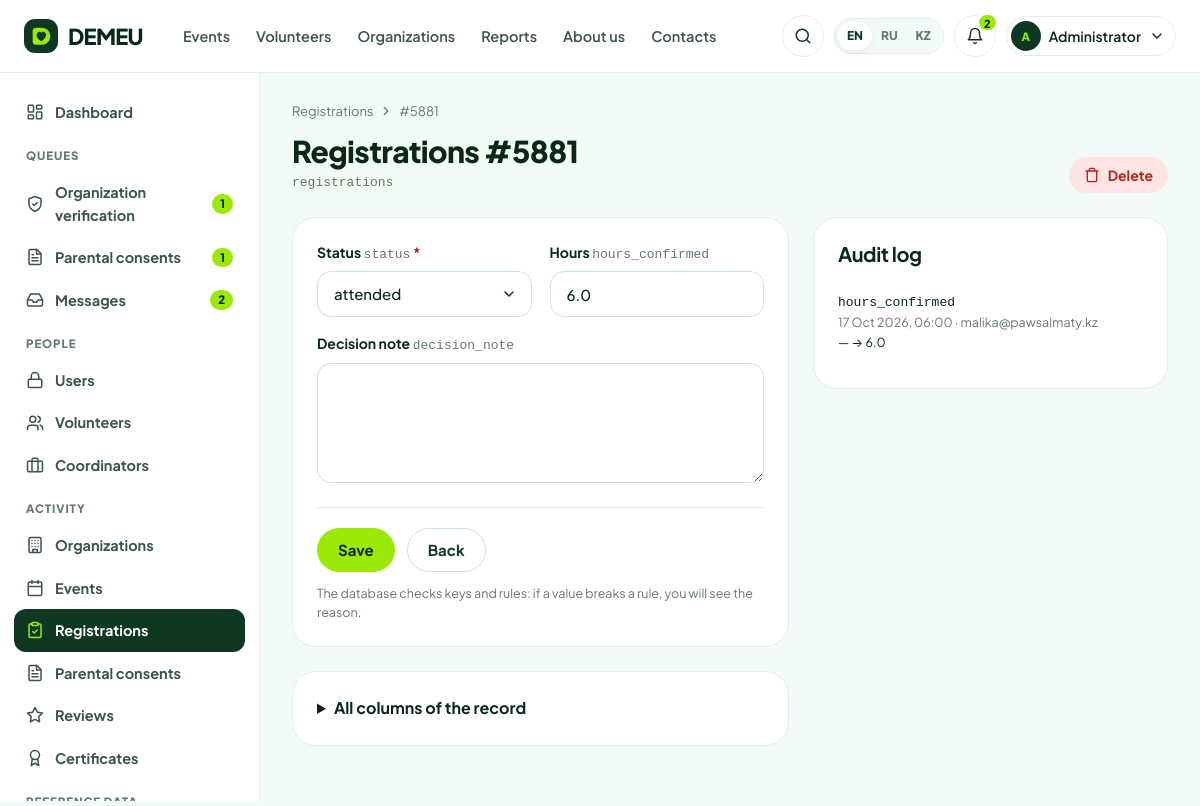
The app's page /admin/registrations/5881 (signed in) with its own data.
### tables this page shows
CREATE TABLE users (
    user_id        INTEGER PRIMARY KEY,
    email          TEXT NOT NULL UNIQUE COLLATE NOCASE,
    password_hash  TEXT NOT NULL,
    role           TEXT NOT NULL CHECK (role IN ('volunteer','coordinator','admin')),
    is_active      INTEGER NOT NULL DEFAULT 1 CHECK (is_active IN (0,1)),
    preferred_lang TEXT NOT NULL DEFAULT 'en' CHECK (preferred_lang IN ('en','ru','kk')),
    created_at     TEXT NOT NULL DEFAULT (datetime('now','localtime')),
    last_login_at  TEXT
);

CREATE TABLE audit_log (
    log_id     INTEGER PRIMARY KEY,
    user_id    INTEGER REFERENCES users(user_id) ON DELETE SET NULL,
    action     TEXT NOT NULL,
    entity     TEXT NOT NULL,
    entity_id  INTEGER,
    old_value  TEXT,
    new_value  TEXT,
    created_at TEXT NOT NULL DEFAULT (datetime('now','localtime'))
);

CREATE TABLE registrations (
    registration_id INTEGER PRIMARY KEY,
    volunteer_id    INTEGER NOT NULL REFERENCES volunteers(volunteer_id) ON DELETE RESTRICT,
    event_id        INTEGER NOT NULL REFERENCES events(event_id) ON DELETE RESTRICT,
    status          TEXT NOT NULL DEFAULT 'pending'
                    CHECK (status IN ('pending','approved','rejected','cancelled','attended','no_show')),
    motivation      TEXT,
    applied_at      TEXT NOT NULL DEFAULT (datetime('now','localtime')),
    decided_at      TEXT,
    decided_by      INTEGER REFERENCES coordinators(coordinator_id) ON DELETE SET NULL,
    decision_note   TEXT,
    hours_confirmed REAL CHECK (hours_confirmed IS NULL OR (hours_confirmed > 0 AND hours_confirmed <= 24)),
    confirmed_by    INTEGER REFERENCES coordinators(coordinator_id) ON DELETE SET NULL,
    confirmed_at    TEXT,
    UNIQUE (volunteer_id, event_id),                       -- no double registration
    CHECK (status <> 'attended' OR hours_confirmed IS NOT NULL)  -- attendance always has hours
);

### demeu/admin.py (the view, shortened to what this page needs)
@bp.route("/<entity>/<int:pk>", methods=["GET", "POST"])
@admin_only
def entity_edit(entity, pk):
    cfg = entity_or_404(entity)
    row = query(f"SELECT * FROM {cfg['table']} WHERE {cfg['pk']}=?", (pk,), one=True)
    if not row:
        abort(404)
    errors = Errors()
    values = dict(row)
    related = _related(entity, pk)
    return render_template("admin/form.html", entity=entity, cfg=cfg, row=values, errors=errors,
                           fk_options=fk_options, is_new=False, pk=pk, related=related)

### demeu/admin.py (called while the page is built)
@bp.context_processor
def admin_ctx():
    counts = dict(
        organizations=scalar("SELECT COUNT(*) FROM organizations WHERE status='pending'"),
        consents=scalar("SELECT COUNT(*) FROM consents WHERE status='pending'"),
        messages=scalar("SELECT COUNT(*) FROM contact_messages WHERE status='new'"),
    )
    return dict(ENTITIES=ENTITIES, NAV_GROUPS=NAV_GROUPS, queue_counts=counts)

def entity_or_404(entity):
    cfg = ENTITIES.get(entity)
    if not cfg:
        abort(404)
    return cfg

### demeu/core.py (called while the page is built)
def get_lang():
    lang = session.get("lang")
    if lang in LANGS:
        return lang
    best = request.accept_languages.best_match(["en", "ru", "kk"]) if request else None
    return best or "en"

def _(key, **params):
    entry = TRANSLATIONS.get(key)
    if entry is None:
        text = key
    else:
        lang = g.get("lang", "en")
        text = entry.get(lang) or entry.get("en") or key
    if params:
        try:
            text = text.format(**params)
        except (KeyError, IndexError):
            pass
    return text

def parse_dt(value):
    if not value:
        return None
    if isinstance(value, datetime):
        return value
    for fmt in (DT_FMT, "%Y-%m-%d %H:%M:%S", "%Y-%m-%d"):
        try:
            return datetime.strptime(value, fmt)
        except ValueError:
            continue
    return None

def fmt_date(value, with_weekday=False, with_year=True):
    d = parse_dt(value)
    if not d:
        return ""
    lang = g.get("lang", "en")
    s = f"{d.day} {MONTHS[lang][d.month - 1]}"
    if with_year:
        s += f" {d.year}"
    if with_weekday:
        s = f"{WEEKDAYS[lang][d.weekday()]}, " + s
    return s

def fmt_dt(value):
    d = parse_dt(value)
    return f"{fmt_date(d)}, {d:%H:%M}" if d else ""

def initials(name):
    parts = [p for p in (name or "").split() if p]
    return "".join(p[0] for p in parts[:2]).upper() or "?"

def role_required(*roles):
    def deco(view):
        @wraps(view)
        def wrapped(*a, **kw):
            if g.user is None:
                flash(_("flash_login_required"), "info")
                return redirect(url_for("auth.login", next=request.full_path))
            if g.user["role"] not in roles:
                abort(403)
            if g.user["role"] == "volunteer" and not g.volunteer:
                abort(403)
            if g.user["role"] == "coordinator" and not g.coordinator:
                abort(403)
            return view(*a, **kw)
        return wrapped
    return deco

### demeu/templates/admin/form.html (shortened to what this page needs)
{% extends "admin/_layout.html" %}
{% from "partials/macros.html" import field_error, status %}
{% block admin %}
<div class="crumbs"><a href="{{ url_for('admin.entity_list', entity=entity) }}">{{ _('adm_' ~ entity) }}</a>{{ icon('chevron-right', 14) }}<span>{{ _('create') if is_new else '#' ~ pk }}</span></div>
<div class="cab-head"><div><h1>{{ _('create') if is_new else (_('adm_' ~ entity) ~ ' #' ~ pk) }}</h1>
  <p class="mono">{{ cfg.table }}</p></div>
  {% if not is_new %}
  <div class="row">
    <form method="post" action="{{ url_for('admin.entity_delete', entity=entity, pk=pk) }}" data-confirm="{{ _('confirm_delete') }}">{{ csrf_field() }}
      <button class="btn btn-danger btn-sm">{{ icon('trash', 16) }} {{ _('delete') }}</button></form>
  </div>
  {% endif %}
</div>
<div class="grid {{ 'split' if related }}">
  <div>
  {% if cfg.fields %}
  <form class="card card-pad" method="post" novalidate>
    <div class="form-grid">
    {% for fld in cfg.fields %}
      {% set v = row.get(fld.name) %}
      <div class="field {{ 'span-2' if fld.kind == 'textarea' }} {{ 'has-error' if errors.get(fld.name) }}">
        {% if fld.kind == 'bool' %}
          <label class="check" style="margin-top:28px"><input type="checkbox" name="{{ fld.name }}" value="1" {{ 'checked' if v }}> {{ _('col_' ~ fld.name) }}</label>
        {% else %}
        <label class="{{ 'req' if fld.required }}" for="f-{{ fld.name }}">{{ _('col_' ~ fld.name) }} <span class="label-note mono">{{ fld.name }}</span></label>
        {% if fld.kind == 'textarea' %}<textarea class="textarea" id="f-{{ fld.name }}" name="{{ fld.name }}" rows="4">{{ v or '' }}</textarea>
        {% elif fld.kind == 'select' %}<select class="select" id="f-{{ fld.name }}" name="{{ fld.name }}">{% for c in fld.choices %}<option value="{{ c }}" {{ 'selected' if v == c }}>{{ c }}</option>{% endfor %}</select>
        {% elif fld.kind == 'fk' %}<select class="select" id="f-{{ fld.name }}" name="{{ fld.name }}">{% if not fld.required %}<option value="">—</option>{% endif %}
            {% for o in fk_options(fld) %}<option value="{{ o.id }}" {{ 'selected' if v|string == o.id|string }}>{{ o.label }}</option>{% endfor %}</select>
        {% elif fld.kind == 'datetime' %}<input class="input" type="datetime-local" id="f-{{ fld.name }}" name="{{ fld.name }}" value="{{ (v or '')|replace(' ', 'T') }}">
        {% elif fld.kind == 'date' %}<input class="input" type="date" id="f-{{ fld.name }}" name="{{ fld.name }}" value="{{ v or '' }}">
        {% elif fld.kind in ('int', 'real') %}<input class="input" type="number" step="{{ 'any' if fld.kind == 'real' else '1' }}" id="f-{{ fld.name }}" name="{{ fld.name }}" value="{{ v if v is not none else '' }}">
        {% else %}<input class="input" type="{{ 'email' if fld.kind == 'email' else 'text' }}" id="f-{{ fld.name }}" name="{{ fld.name }}" value="{{ v or '' }}">{% endif %}
        {% endif %}
      </div>
    {% endfor %}
    </div>
    <div class="form-actions"><button class="btn btn-primary">{{ _('save') }}</button>
      <a class="btn btn-ghost" href="{{ url_for('admin.entity_list', entity=entity) }}">{{ _('back') }}</a>
      <span class="xs muted">{{ _('admin_db_rules_note') }}</span></div>
  </form>
  {% endif %}
  {% if not is_new %}
  <details class="card card-pad mt-3">
    <summary style="cursor:pointer;font-weight:700">{{ _('all_columns') }}</summary>
  </details>
  {% endif %}
  </div>
  {% if related %}
  <aside class="card card-pad" style="align-self:start">
    {% if related.kind == 'registrations' %}
      <h3>{{ _('adm_registrations') }} <span class="muted small">({{ related.rows|length }})</span></h3>
      {% for r in related.rows %}<a class="queue-item" href="{{ url_for('admin.entity_edit', entity='registrations', pk=r.registration_id) }}" style="color:inherit;text-decoration:none">
        <span class="grow small">{{ r.full_name }}</span>{{ status(r.status) }}{% if r.hours_confirmed %}<span class="xs">{{ fmt_hours(r.hours_confirmed) }}h</span>{% endif %}</a>
      {% else %}<p class="small muted">{{ _('nothing_here') }}</p>{% endfor %}
    {% else %}
      <h3>{{ _('adm_audit') }}</h3>
      {% for a in related.rows %}<div class="queue-item"><div><span class="mono">{{ a.action }}</span><div class="xs muted">{{ fmt_dt(a.created_at) }} · {{ a.email or '—' }}</div>
        <div class="xs">{{ a.old_value or '—' }} → {{ a.new_value or '—' }}</div></div></div>
      {% else %}<p class="small muted">{{ _('nothing_here') }}</p>{% endfor %}
    {% endif %}
  </aside>
  {% endif %}
</div>
{% endblock %}

### demeu/templates/base.html (shortened to what this page needs)
<!doctype html>
<html lang="{{ 'kk' if lang == 'kk' else lang }}">
<head>
  <link rel="stylesheet" href="{{ url_for('static', filename='css/app.css') }}">
</head>
<body class="{% block body_class %}{% endblock %}">
{% set ep = request.endpoint or '' %}
<header class="site-header">
  <div class="wrap header-inner">
    <a class="logo" href="{{ url_for('public.home') }}" aria-label="DEMEU">
      <span class="logo-mark">{{ logo_mark(22) }}</span>DEMEU
    </a>
    <nav class="nav" aria-label="{{ _('main_menu') }}">
      <a href="{{ url_for('public.events') }}" class="{{ 'active' if ep.startswith('public.event') }}">{{ _('nav_events') }}</a>
      <a href="{{ url_for('public.volunteers') }}" class="{{ 'active' if ep.startswith('public.volunteer') }}">{{ _('nav_volunteers') }}</a>
      <a href="{{ url_for('public.organizations') }}" class="{{ 'active' if ep.startswith('public.organization') }}">{{ _('nav_organizations') }}</a>
      <a href="{{ url_for('public.reports') }}" class="{{ 'active' if ep == 'public.reports' }}">{{ _('nav_reports') }}</a>
      <a href="{{ url_for('public.about') }}" class="{{ 'active' if ep == 'public.about' }}">{{ _('nav_about') }}</a>
      <a href="{{ url_for('public.contacts') }}" class="{{ 'active' if ep == 'public.contacts' }}">{{ _('nav_contacts') }}</a>
    </nav>
    <div class="header-tools">
      <a class="icon-btn hide-md" href="{{ url_for('public.search') }}" aria-label="{{ _('search') }}" title="{{ _('search') }}">{{ icon('search') }}</a>
      <div class="lang-switch" role="group" aria-label="{{ _('language') }}">
        {% for code in LANGS %}
          <a href="{{ url_for('public.set_lang', code=code, next=request.full_path) }}" class="{{ 'on' if code == lang }}" lang="{{ code }}">{{ LANG_LABELS[code] }}</a>
        {% endfor %}
      </div>
      {% if g.user %}
        <a class="icon-btn" href="{{ url_for('auth.notifications') }}" aria-label="{{ _('notifications') }}" title="{{ _('notifications') }}">
          {{ icon('bell') }}{% if unread %}<span class="count">{{ unread if unread < 100 else '99+' }}</span>{% endif %}
        </a>
        {% set person = g.volunteer or g.coordinator %}
        <div class="user-menu">
          <button class="user-btn" data-toggle="user-dd" aria-expanded="false" aria-haspopup="true">
            {% if g.volunteer and g.volunteer.avatar_path %}
              <span class="avatar sm"><img src="{{ url_for('media.public_file', folder=g.volunteer.avatar_path.split('/')[0], name=g.volunteer.avatar_path.split('/')[1]) }}" alt=""></span>
            {% else %}
              <span class="avatar sm">{{ initials(person.full_name if person else g.user.email) }}</span>
            {% endif %}
            <span class="hide-md">{{ (person.full_name.split()[0]) if person else _('role_admin') }}</span>{{ icon('chevron-down', 16) }}
          </button>
        </div>
      {% else %}
        <a class="btn btn-ghost btn-sm hide-md" href="{{ url_for('auth.login', next=request.full_path if ep not in ('auth.login','auth.register') else None) }}">{{ _('login') }}</a>
        <a class="btn btn-primary btn-sm" href="{{ url_for('auth.register') }}">{{ _('join') }}</a>
      {% endif %}
    </div>
  </div>
</header>
<main id="main">{% block content %}{% endblock %}</main>
</body>
</html>

### records on screen
users: email "A"
audit_log: table "registrations", action "hours_confirmed", created_at "17 Oct 2026, 06:00", email "malika@pawsalmaty.kz", old_value "—", new_value "6.0"
registrations: hours_confirmed "6.0"

### other values on screen
{{ LANG_LABELS[code] }} "EN" "RU" "KZ"
{{ unread if unread < 100 else '99+' }} "2"
{{ (person.full_name.split()[0]) if person else _('role_admin') }} "Administrator"
{{ queue_counts.organizations }} "1"
{{ queue_counts.consents }} "1"
{{ queue_counts.messages }} "2"
{{ fld.name }} "status" "hours_confirmed" "decision_note"
form field status "attended"
